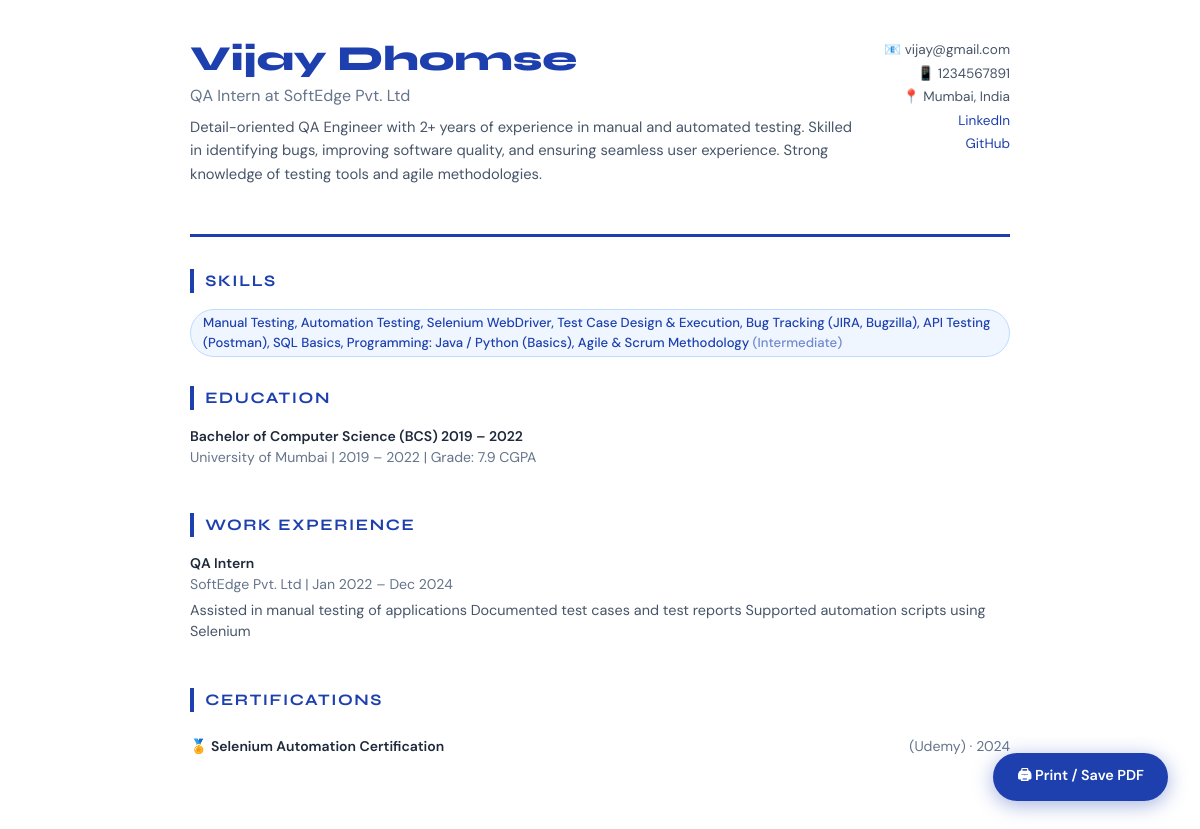
The app's page /resume/29 (signed in) with its own data.
### tables this page shows
CREATE TABLE users (
            id INTEGER PRIMARY KEY AUTOINCREMENT,
            name TEXT NOT NULL,
            email TEXT UNIQUE NOT NULL,
            mobile TEXT NOT NULL,
            password TEXT NOT NULL,
            role TEXT DEFAULT 'user',
            created_at TEXT DEFAULT CURRENT_TIMESTAMP
        );

CREATE TABLE experience (
            id INTEGER PRIMARY KEY AUTOINCREMENT,
            user_id INTEGER,
            company TEXT,
            role TEXT,
            year_start TEXT,
            year_end TEXT,
            description TEXT,
            FOREIGN KEY(user_id) REFERENCES users(id)
        );

CREATE TABLE profiles (
            id INTEGER PRIMARY KEY AUTOINCREMENT,
            user_id INTEGER UNIQUE,
            bio TEXT,
            location TEXT,
            linkedin TEXT,
            github TEXT,
            photo TEXT,
            FOREIGN KEY(user_id) REFERENCES users(id)
        );

CREATE TABLE skills (
            id INTEGER PRIMARY KEY AUTOINCREMENT,
            user_id INTEGER,
            skill_name TEXT,
            level TEXT,
            FOREIGN KEY(user_id) REFERENCES users(id)
        );

CREATE TABLE education (
            id INTEGER PRIMARY KEY AUTOINCREMENT,
            user_id INTEGER,
            degree TEXT,
            institution TEXT,
            year_start TEXT,
            year_end TEXT,
            grade TEXT,
            FOREIGN KEY(user_id) REFERENCES users(id)
        );

CREATE TABLE certificates (
            id INTEGER PRIMARY KEY AUTOINCREMENT,
            user_id INTEGER,
            cert_name TEXT,
            issuer TEXT,
            year TEXT,
            FOREIGN KEY(user_id) REFERENCES users(id)
        );

### app.py (the view)
@app.route('/resume/<int:user_id>')
def view_resume(user_id):
    if 'user_id' not in session: return redirect(url_for('login'))
    conn=get_db()
    user=conn.execute("SELECT * FROM users WHERE id=?",(user_id,)).fetchone()
    profile=conn.execute("SELECT * FROM profiles WHERE user_id=?",(user_id,)).fetchone()
    edu=conn.execute("SELECT * FROM education WHERE user_id=?",(user_id,)).fetchall()
    exp=conn.execute("SELECT * FROM experience WHERE user_id=?",(user_id,)).fetchall()
    sk=conn.execute("SELECT * FROM skills WHERE user_id=?",(user_id,)).fetchall()
    certs=conn.execute("SELECT * FROM certificates WHERE user_id=?",(user_id,)).fetchall()
    conn.close()
    return render_template('resume.html', user=user, profile=profile, education=edu,
                           experience=exp, skills=sk, certificates=certs)

### app.py (called while the page is built)
def get_db():
    conn = sqlite3.connect(DB)
    conn.row_factory = sqlite3.Row
    return conn

### templates/resume.html (shortened to what this page needs)
<!DOCTYPE html>
<html>
<head>
</head>
<body>
<div class="resume">
  <div class="header">
    <div>
      <div class="name">{{ user.name }}</div>
      {% if experience %}<div class="title-bar">{{ experience[0].role }} {% if experience[0].company %}at {{ experience[0].company }}{% endif %}</div>{% endif %}
      {% if profile and profile.bio %}<p class="bio" style="margin-top:.5rem">{{ profile.bio }}</p>{% endif %}
    </div>
    <div class="contact">
      <span>📧 {{ user.email }}</span>
      <span>📱 {{ user.mobile }}</span>
      {% if profile %}
        {% if profile.location %}<span>📍 {{ profile.location }}</span>{% endif %}
        {% if profile.linkedin %}<a href="{{ profile.linkedin }}">LinkedIn</a>{% endif %}
        {% if profile.github %}<a href="{{ profile.github }}">GitHub</a>{% endif %}
      {% endif %}
    </div>
  </div>
  {% if skills %}
  <div class="section">
    <div class="section-title">Skills</div>
    <div class="skills-wrap">
      {% for s in skills %}
        <span class="skill-chip {{ s.level|lower }}">{{ s.skill_name }} <span style="opacity:.6">({{ s.level }})</span></span>
      {% endfor %}
    </div>
  </div>
  {% endif %}
  {% if education %}
  <div class="section">
    <div class="section-title">Education</div>
    {% for e in education %}
    <div class="edu-item">
      <div class="item-title">{{ e.degree }}</div>
      <div class="item-sub">{{ e.institution }} | {{ e.year_start }} – {{ e.year_end }}{% if e.grade %} | Grade: {{ e.grade }}{% endif %}</div>
    </div>
    {% endfor %}
  </div>
  {% endif %}
  {% if experience %}
  <div class="section">
    <div class="section-title">Work Experience</div>
    {% for e in experience %}
    <div class="exp-item">
      <div class="item-title">{{ e.role }}</div>
      <div class="item-sub">{{ e.company }} | {{ e.year_start }} – {{ e.year_end }}</div>
      {% if e.description %}<div class="item-desc">{{ e.description }}</div>{% endif %}
    </div>
    {% endfor %}
  </div>
  {% endif %}
  {% if certificates %}
  <div class="section">
    <div class="section-title">Certifications</div>
    {% for c in certificates %}
    <div class="cert-item">
      <span class="item-title">🏅 {{ c.cert_name }}</span>
      <span class="item-sub">{{ c.issuer }} · {{ c.year }}</span>
    </div>
    {% endfor %}
  </div>
  {% endif %}
</div>
<button class="print-btn" onclick="window.print()">🖨 Print / Save PDF</button>
</body>
</html>

### templates/resume.html (style rules this page uses)
* { box-sizing:border-box;margin:0;padding:0 }
body { font-family:'DM Sans',sans-serif;background:#fff;color:#1a1a2e;line-height:1.5;font-size:14px }
.resume { max-width:900px;margin:0 auto;padding:40px }
.header { display:grid;grid-template-columns:1fr auto;gap:2rem;margin-bottom:2rem;padding-bottom:1.5rem;border-bottom:3px solid #1e40af }
.name { font-family:'Syne',sans-serif;font-weight:800;font-size:2.2rem;color:#1e40af;line-height:1.1 }
.title-bar { font-size:1rem;color:#64748b;margin-top:.3rem }
.contact { font-size:.85rem;color:#475569;display:flex;flex-direction:column;gap:.2rem;text-align:right }
.contact a { color:#1e40af;text-decoration:none }
.section { margin-bottom:1.8rem }
.section-title { font-family:'Syne',sans-serif;font-weight:700;font-size:1rem;text-transform:uppercase;letter-spacing:.1em;color:#1e40af;border-left:4px solid #1e40af;padding-left:.7rem;margin-bottom:1rem }
.edu-item,.exp-item { margin-bottom:1rem;padding-bottom:1rem;border-bottom:1px solid #f1f5f9 }
.edu-item:last-child,.exp-item:last-child { border-bottom:none;margin-bottom:0 }
.item-title { font-weight:600;color:#1e293b }
.item-sub { color:#64748b;font-size:.88rem }
.item-desc { font-size:.9rem;color:#475569;margin-top:.3rem }
.skills-wrap { display:flex;flex-wrap:wrap;gap:.5rem }
.skill-chip { background:#eff6ff;border:1px solid #bfdbfe;color:#1e40af;border-radius:99px;padding:.2rem .75rem;font-size:.82rem;font-weight:500 }
.skill-chip.intermediate { background:#eff6ff;border-color:#bfdbfe;color:#1e40af }
.cert-item { display:flex;justify-content:space-between;padding:.5rem 0;border-bottom:1px solid #f1f5f9 }
.cert-item:last-child { border-bottom:none }
.bio { color:#475569;font-size:.92rem;line-height:1.6;margin-bottom:1.5rem }
.print-btn { position:fixed;bottom:2rem;right:2rem;background:#1e40af;color:#fff;border:none;padding:.75rem 1.5rem;border-radius:99px;font-family:'DM Sans',sans-serif;font-weight:600;font-size:.9rem;cursor:pointer;box-shadow:0 4px 20px rgba(30,64,175,.4) }

### records on screen
users: name "Vijay Dhomse", email "vijay@gmail.com", mobile "1234567891"
experience: role "QA Intern", company "SoftEdge Pvt. Ltd", year_start "Jan 2022", year_end "Dec 2024", description "Assisted in manual testing of applications Documented test cases and test reports Supported automation scripts using Selenium"
profiles: bio "Detail-oriented QA Engineer with 2+ years of experience in manual and automated testing. Skilled in identifying bugs, improving software quality, and ensuring seamless user experience. Strong knowledge of testing tools and agile methodologies.", location "Mumbai, India"
skills: skill_name "Manual Testing, Automation Testing, Selenium WebDriver, Test Case Design & Execution, Bug Tracking (JIRA, Bugzilla), API Testing (Postman), SQL Basics, Programming: Java / Python (Basics), Agile & Scrum Methodology", level "Intermediate"
education: degree "Bachelor of Computer Science (BCS) 2019 – 2022", institution "University of Mumbai", year_start "2019", year_end "2022", grade "7.9 CGPA"
certificates: cert_name "Selenium Automation Certification", issuer "(Udemy)", year "2024"
